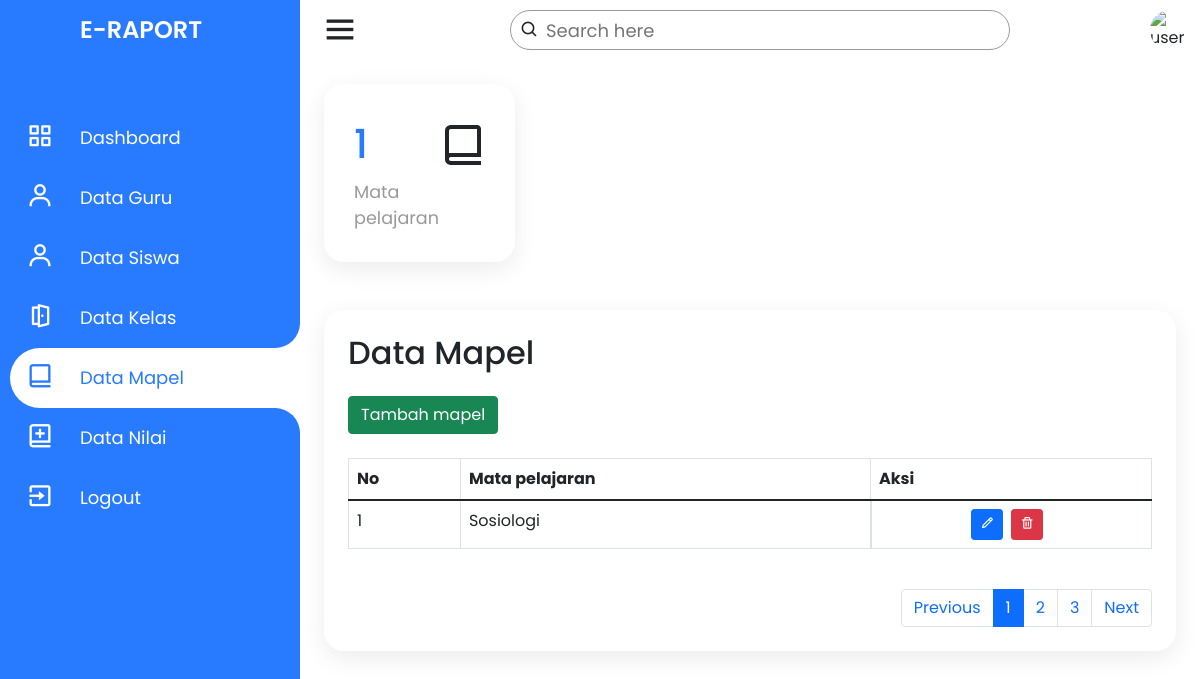
The page /admin/data-mapel.php on the database as committed earlier.
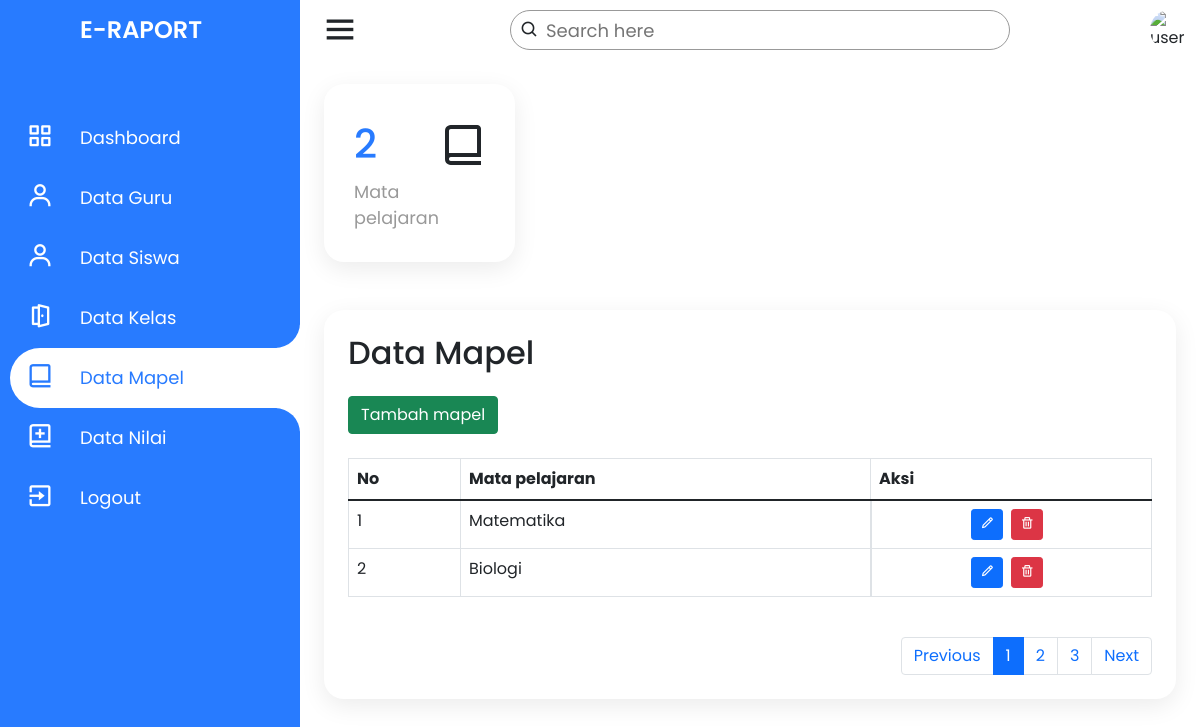
The same page on the database as committed later.
### tables this page shows
CREATE TABLE `mata_pelajaran` (
  `id_mapel` int(11) NOT NULL AUTO_INCREMENT,
  `nama_mapel` varchar(20) NOT NULL,
  `nip` varchar(11) DEFAULT NULL,
  PRIMARY KEY (`id_mapel`),
  KEY `mata_pelajaran_ibfk_1` (`nip`),
  CONSTRAINT `mata_pelajaran_ibfk_1` FOREIGN KEY (`nip`) REFERENCES `guru` (`nip`) ON DELETE SET NULL ON UPDATE CASCADE
);

### admin/data-mapel.php (the view, shortened to what the changed rows need)
<?php
require_once dirname(__FILE__) . '/../connection.php';
if (!isset($_GET['p'])) {
    $page_no = 1;
} else {
    $page_no = $_GET['p'];
}
$records_per_page = 30;
$offset = ($page_no - 1) * $records_per_page;
?>
<!DOCTYPE html>
<html lang="en" dir="ltr">
<head>
    <link rel="stylesheet" href="style.css">
    <link href='https://unpkg.com/boxicons@2.0.7/css/boxicons.min.css' rel='stylesheet'>
    <link href="https://cdn.jsdelivr.net/npm/bootstrap@5.1.3/dist/css/bootstrap.min.css" rel="stylesheet">
    <link rel="stylesheet" href="../assets/css/style.css">
</head>
<body>
    <div class="container">
        <div class="navigation">
            <ul>
                <li>
                    <a href="#">
                        <h1 class="title">E-Raport</h1>
                    </a>
                </li>
            </ul>
        </div>
    </div>
    <div class="main">
        <div class="cardBox">
            <div class="card">
                <div>
                    <?php
                    $result_mapel = $conn->query("SELECT * FROM mata_pelajaran LIMIT $records_per_page OFFSET $offset");
                    if ($result_mapel && $result_mapel->num_rows > 0) {
                        $result_jml = $conn->query("SELECT COUNT(*) AS total_mapel FROM mata_pelajaran");
                        $jml = $result_jml->fetch_assoc();
                        echo "<div class='numbers'>${jml['total_mapel']}</div>";
                    }
                    ?>
                    <div class="cardName">Mata pelajaran</div>
                </div>
            </div>
        </div>
        <div class="konten">
            <h2 class="konten_title">
                Data Mapel
            </h2>
            <div class="konten_isi">
                <div class="konten_table table-responsive">
                    <table class="table table-bordered">
                        <thead>
                            <tr>
                                <th>No</th>
                                <th>Mata pelajaran</th>
                                <th>Aksi</th>
                            </tr>
                        </thead>
                        <tbody>
                            <?php
                            $result_mapel = $conn->query("SELECT * FROM mata_pelajaran");
                            if ($result_mapel && $result_mapel->num_rows > 0) {
                                $no = 1;
                                while ($row = $result_mapel->fetch_assoc()) {
                                    echo "
                                <tr>
                                    <td>$no</td>
                                    <td>${row['nama_mapel']}</td>
                                    <td class='aksi'>
                                        <a href='ubah-data-mapel?id_mapel=${row['id_mapel']}'><button type='button' data-bs-toggle='tooltip' class='btn btn-primary btn-sm' title='Ubah'><i class='bx bx-pencil'></i></button></a>
                                        <a href='hapus-data-mapel?id_mapel=${row['id_mapel']}'><button type='button' data-bs-toggle='tooltip' class='btn btn-danger btn-sm' title='Hapus'><i class='bx bx-trash'></i></button></a>
                                    </td>
                                </tr>
                                ";
                                    $no++;
                                }
                            }
                            ?>
                        </tbody>
                    </table>
                </div>
            </div>
        </div>
    </div>
</body>
</html>

Rows that differ between the two databases and show on the page:
removed mata_pelajaran: nama_mapel "Sosiologi"
added mata_pelajaran: nama_mapel "Matematika"
added mata_pelajaran: nama_mapel "Biologi"
Other text that changed with them:
jml['total_mapel']: "1" → "2"
